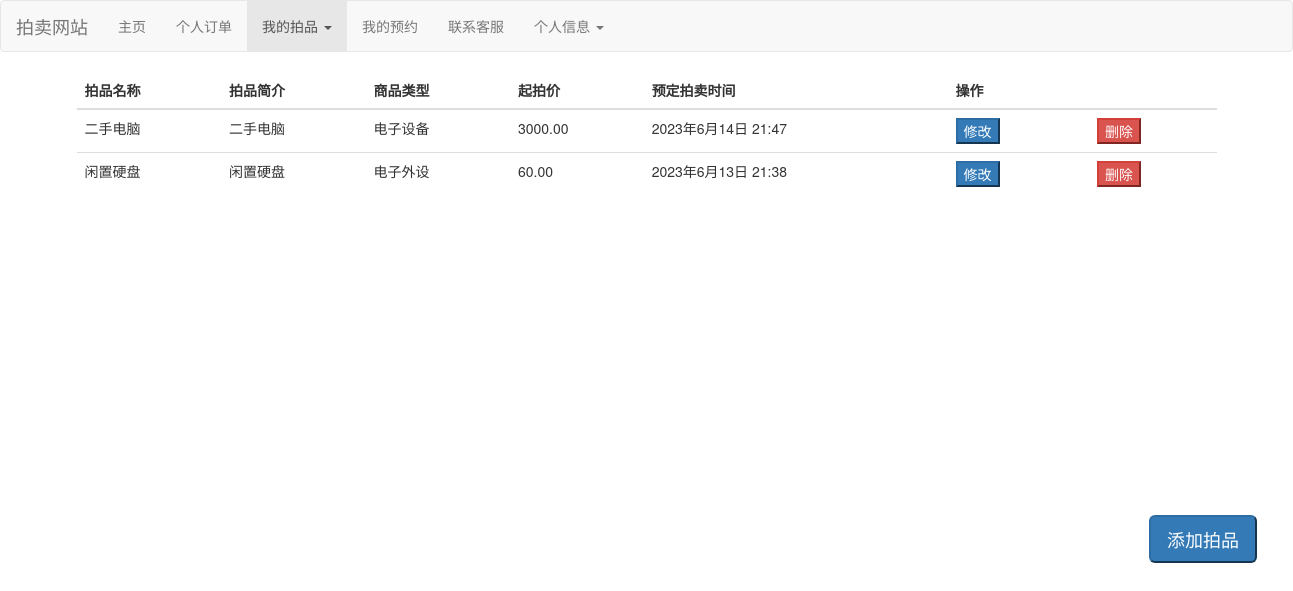
/auction/manage/ (signed in), run on the app's committed database.
### auctions/models.py (models this page shows, shortened)
class AuctionInfo(models.Model):
    auction_seller = models.ForeignKey(UserInfo, on_delete=models.CASCADE)
    auction_date = models.DateTimeField()
    auction_final_date = models.DateTimeField()
    AUCTION_STATUS_CHOICES = (
        (1, '未开始'),
        (2, '进行中'),
        (3, '结束'),
    )
    auction_status = models.IntegerField(choices=AUCTION_STATUS_CHOICES, default=1)
    starting_price = models.DecimalField(max_digits=8, decimal_places=2)
    product = models.ForeignKey(ProductInfo, on_delete=models.CASCADE)
    deposit_amount = models.DecimalField(max_digits=8, decimal_places=2,null=True)
    current_bid = models.DecimalField(max_digits=7, decimal_places=2, null=True, blank=True)
    winning_bidder = models.ForeignKey(Bidder, on_delete=models.CASCADE, null=True, blank=True)
    bidder_list = models.ForeignKey(BidderList, on_delete=models.CASCADE, null=True, blank=True)

### products/models.py (models this page shows, shortened)
class ProductInfo(models.Model):
    TYPE_CHOICES = (
        (1, '书籍'),
        (2, '交通工具'),
        (3, '电子设备'),
        (4, '电子外设'),
        (5, '本地拍品'),
        (6, '其他'),
    )
    product_name = models.CharField(max_length=30)
    product_img = models.ImageField(upload_to='static/product_img/',max_length=100, blank=True, null=True, verbose_name='商品图片')
    product_price = models.DecimalField(max_digits=6, decimal_places=2)
    is_Delete = models.BooleanField(default=False)
    product_abstract = models.CharField(max_length=120)
    product_content = HTMLField()
    product_type = models.IntegerField(choices=TYPE_CHOICES)

### user_part/decorator.py (the view)
    def wrapper(request, *args, **kw):
        if request.session.has_key('user_id'):
            return func(request, *args, **kw)
        else:
            messages.error(request, '请先登录')
            res = HttpResponseRedirect('/user/login/')
            res.set_cookie('url', request.get_full_path())
            return res

### auctions/views.py (called while the page is built)
    @user_login
    def detail(request):
        print(request.user)
        user = UserInfo.objects.get(user_name=request.user)
        auctions = AuctionInfo.objects.filter(auction_seller=user)
        context = {
            'auctions': auctions,
        }
        return render(request,'auctions/add_commodity.html',context)

### user_part/decorator.py (called while the page is built)
def login(func):
    def wrapper(request, *args, **kw):
        if request.session.has_key('user_id'):
            return func(request, *args, **kw)
        else:
            messages.error(request, '请先登录')
            res = HttpResponseRedirect('/user/login/')
            res.set_cookie('url', request.get_full_path())
            return res
    return wrapper

### templates/auctions/add_commodity.html (shortened to what this page needs)
<!DOCTYPE html>
<html>
<head>
	<link rel="stylesheet" href="https://cdn.staticfile.org/twitter-bootstrap/3.3.7/css/bootstrap.min.css">
</head>
<body>
	<nav class="navbar navbar-default"  role="navigation">
		<div class="container-fluid">
			<div class="navbar-header">
				<a class="navbar-brand" href="#">拍卖网站</a>
			</div>
			<div>
				<ul class="nav navbar-nav">
					<li><a href="/index/">主页</a></li>
					<li><a href="/order/list/">个人订单</a></li>
					<li class="dropdown active">
						<a href="#" class="dropdown-toggle" data-toggle="dropdown">
							我的拍品
							<b class="caret"></b>
						</a>
					</li>
					<li><a href="/auction/reserve/">我的预约</a></li>
					<li><a href="/user/service/">联系客服</a></li>
					<li class="dropdown">
						<a href="#" class="dropdown-toggle" data-toggle="dropdown">
							个人信息
							<b class="caret"></b>
						</a>
					</li>
				</ul>
			</div>
		</div>
	</nav>
	<div class="container" id="container1">
		<div class="row clearfix">
			<div class="col-md-12 column">
				<table class="table">
					<thead>
						<tr>
							<th>
								拍品名称
							</th>
							<th>
								拍品简介
							</th>
							<th>
								商品类型
							</th>
							<th>
								起拍价
							</th>
							<th>
								预定拍卖时间
							</th>
							<th>
								操作
							</th>
						</tr>
					</thead>
					<tbody>
						{% for each in auctions %}
						<tr>
							<td>{{ each.product.product_name }}</td>
							<td>{{ each.product.product_abstract }}</td>
							<td>
								{% if each.product.product_type == 1 %}
								书籍
								{% elif each.product.product_type == 2 %}
								交通工具
								{% elif each.product.product_type == 3 %}
								电子设备
								{% elif each.product.product_type == 4 %}
								电子外设
								{% elif each.product.product_type == 5 %}
								本地拍品
								{% elif each.product.product_type == 6 %}
								其他
								{% else %}
								未知类别
								{% endif %}
							</td>
							<td>{{ each.product.product_price }}</td>
							<td>{{ each.auction_date }}</td>
							<td>
								<div class="row">
									<div class="col-md-6">
										<a href="/auction/update{{each.id}}/" title="/auction/update{{each.id}}/"><button class="btn-primary">修改</button></a>
									</div>
									<div class="col-md-6">
										<a href="/auction/delete{{each.id}}/" title="/auction/delete{{each.id}}"><button class="btn-danger">删除</button></a>
									</div>
								</div>
							</td>
						</tr>
						{% endfor %}
					</tbody>
				</table>
			</div>
		</div>
		<div style="height: 300px; width: 100%;">
		</div>
		<div class="row">
			<div class="col-md-2 col-md-push-11 right">
				<a href="#"><button type="button" class="btn-primary btn-lg" id="add_product">添加拍品</button></a>
			</div>
		</div>
	</div>
</body>
</html>

### data on the page
AuctionInfo: product.product_name "二手电脑", product.product_abstract "二手电脑", shows "电子设备", product.product_price "3000.00", auction_date "2023年6月14日 21:47"
AuctionInfo: product.product_name "闲置硬盘", product.product_abstract "闲置硬盘", shows "电子外设", product.product_price "60.00", auction_date "2023年6月13日 21:38"
